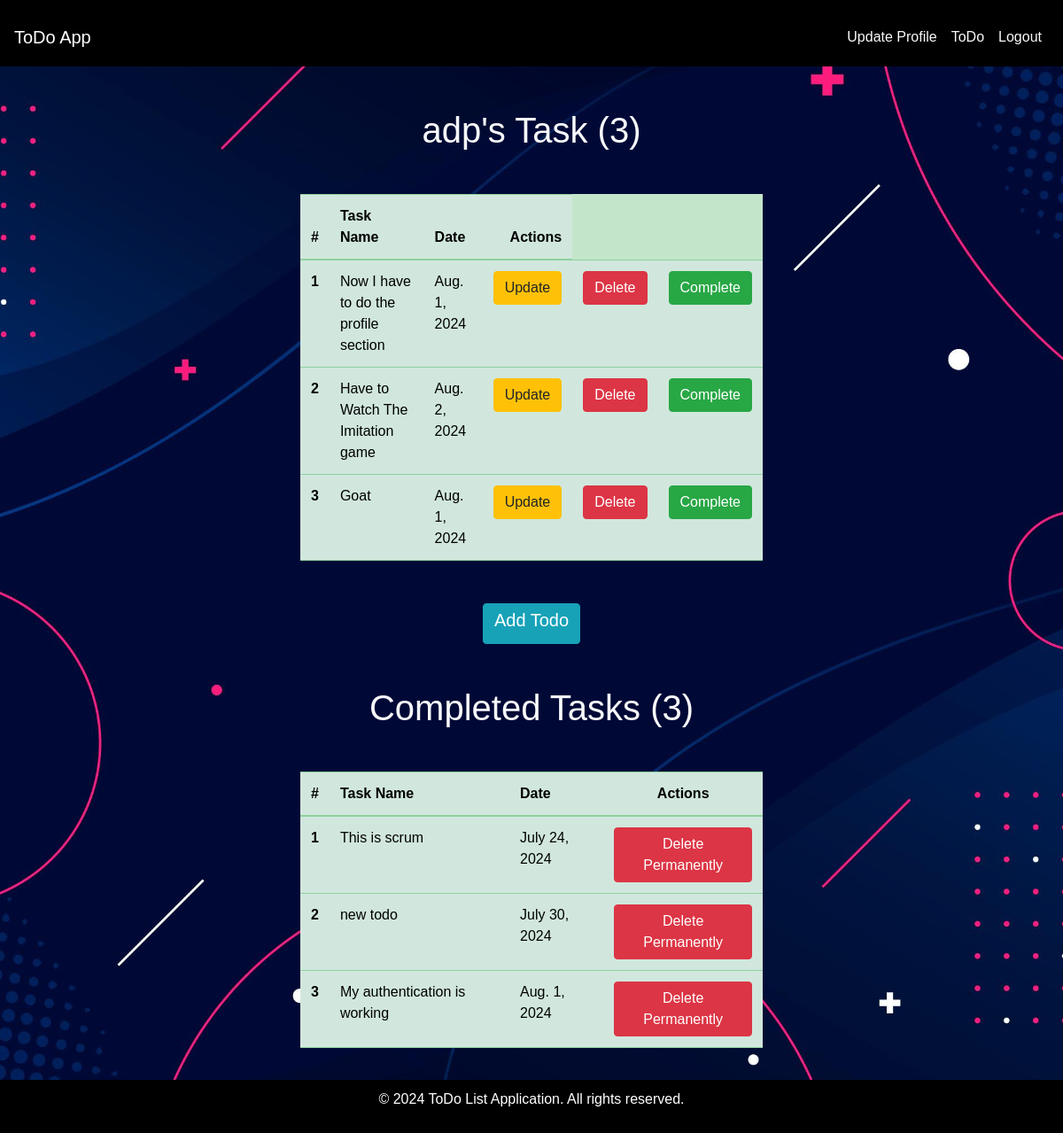
Page /todo/ (signed in) on the earlier database version.
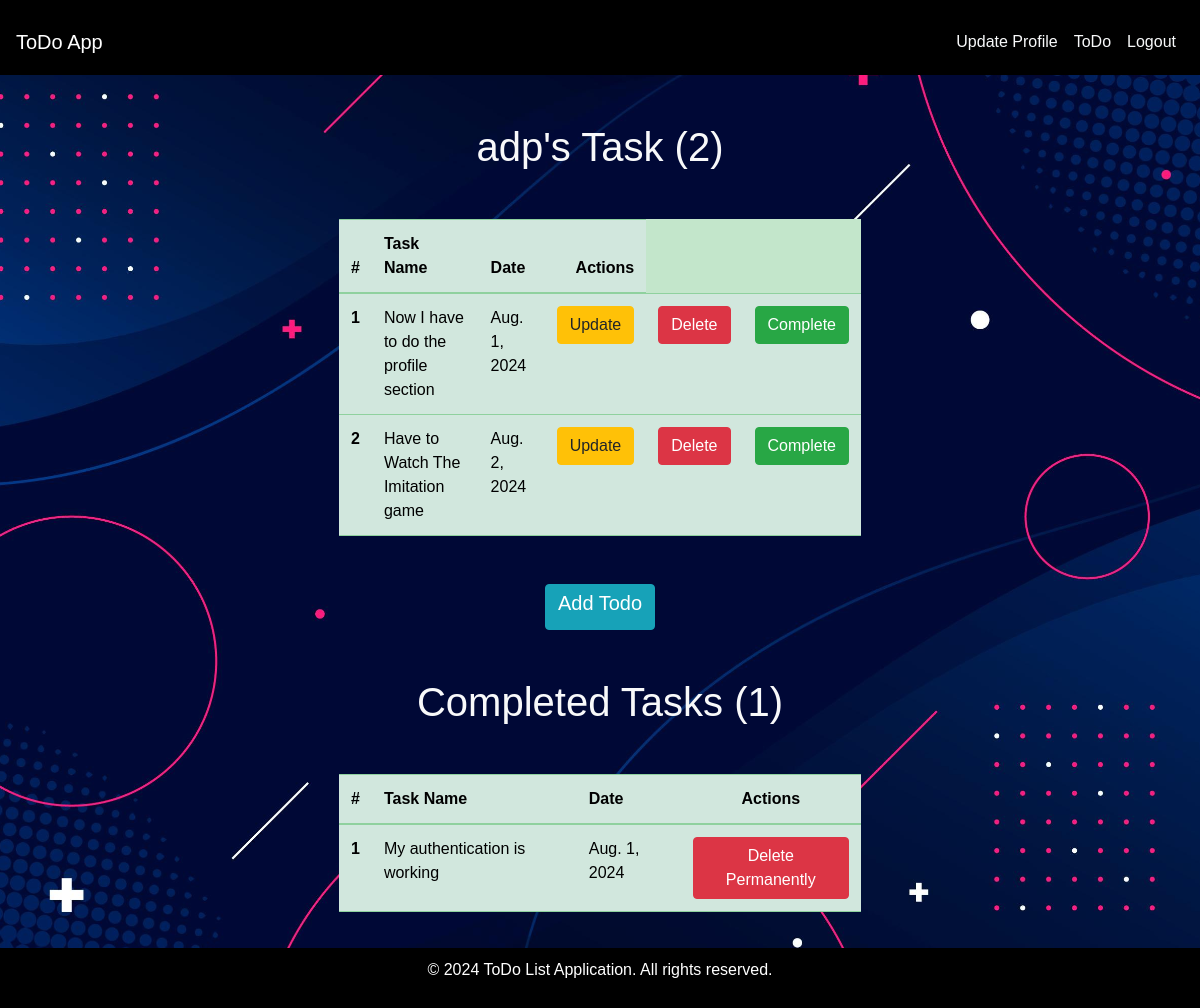
Same page on the later database version.
### main/models.py (models this page shows, shortened)
class Todo(models.Model):
    user = models.ForeignKey(User, on_delete = models.CASCADE)
    task = models.TextField()
    date = models.DateField()
    is_completed = models.BooleanField(default=False)

### main/views.py (the view)
# urls.py: path("todo/", views.todo, name="todo"),
def todo(request):
    user = request.user
    todos = Todo.objects.all()
    incomplete_todos = todos.filter(is_completed = False, user = user)
    completed_todos = todos.filter(is_completed = True, user = user)
    context = {
        "todos": incomplete_todos,
        "completed_todos": completed_todos,
        "user": user
    }
    return render(request, "todo.html", context)

### templates/todo.html (shortened to what this page needs)
{% extends "base.html" %}
{% load static %}
{% block body %}
<div class="row d-flex justify-content-center m-5">
    <div class="col-6">
        <h1 class="text-light text-center mb-5">{{ user.username }}'s Task ({{ todos.count }})</h1>
        <table class="table table-success table-hover">
            <thead>
              <tr>
                <th scope="col">#</th>
                <th scope="col">Task Name</th>
                <th scope="col">Date</th>
                <th scope="col" class="text-end">Actions</th>
              </tr>
            </thead>
            <tbody>
                {% for todo in todos %}
                <tr>
                    <th scope="row">{{ forloop.counter }}</th>
                    <td> {{ todo.task }} </td>
                    <td> {{ todo.date }} </td>
                    <td><a href="{% url 'update_task' todo.id %}" class="btn btn-warning btn">Update</a></td>
                    <td><a href="{% url 'remove_task' todo.id %}" class="btn btn-danger btn">Delete</a></td>
                    <td><a href="{% url 'complete_task' todo.id %}" class="btn btn-success btn">Complete</a></td>
                </tr>
                {% endfor %}
            </tbody>
        </table>
        <div class="d-flex justify-content-center mt-5 mb-5">
            <a href="{% url 'add_todo' %}" class="btn btn-info"><h5>Add Todo</h5></a>
        </div>
        <h1 class="text-light text-center mb-5">Completed Tasks ({{ completed_todos.count }})</h1>
        <table class="table table-success table-hover mb-5">
            <thead>
              <tr>
                <th scope="col">#</th>
                <th scope="col">Task Name</th>
                <th scope="col">Date</th>
                <th scope="col" class="text-center">Actions</th>
              </tr>
            </thead>
            <tbody>
                {% for todo in completed_todos %}
                <tr>
                    <th scope="row">{{ forloop.counter }}</th>
                    <td> {{ todo.task }} </td>
                    <td> {{ todo.date }} </td>
                    <td><a href="{% url 'remove_task' todo.id %}" class="btn btn-danger btn">Delete Permanently</a></td>
                </tr>
                {% endfor %}
            </tbody>
        </table>
    </div>
</div>
{% endblock %}

Differences in the rows shown:
removed Todo: task "Goat", date "Aug. 1, 2024", shown under "adp's Task (3)"
removed Todo: task "This is scrum", date "July 24, 2024", shown under "Completed Tasks (3)"
removed Todo: task "new todo", date "July 30, 2024", shown under "Completed Tasks (3)"
Other differences:
{{ todos.count }}: "3" → "2"
{{ completed_todos.count }}: "3" → "1"
